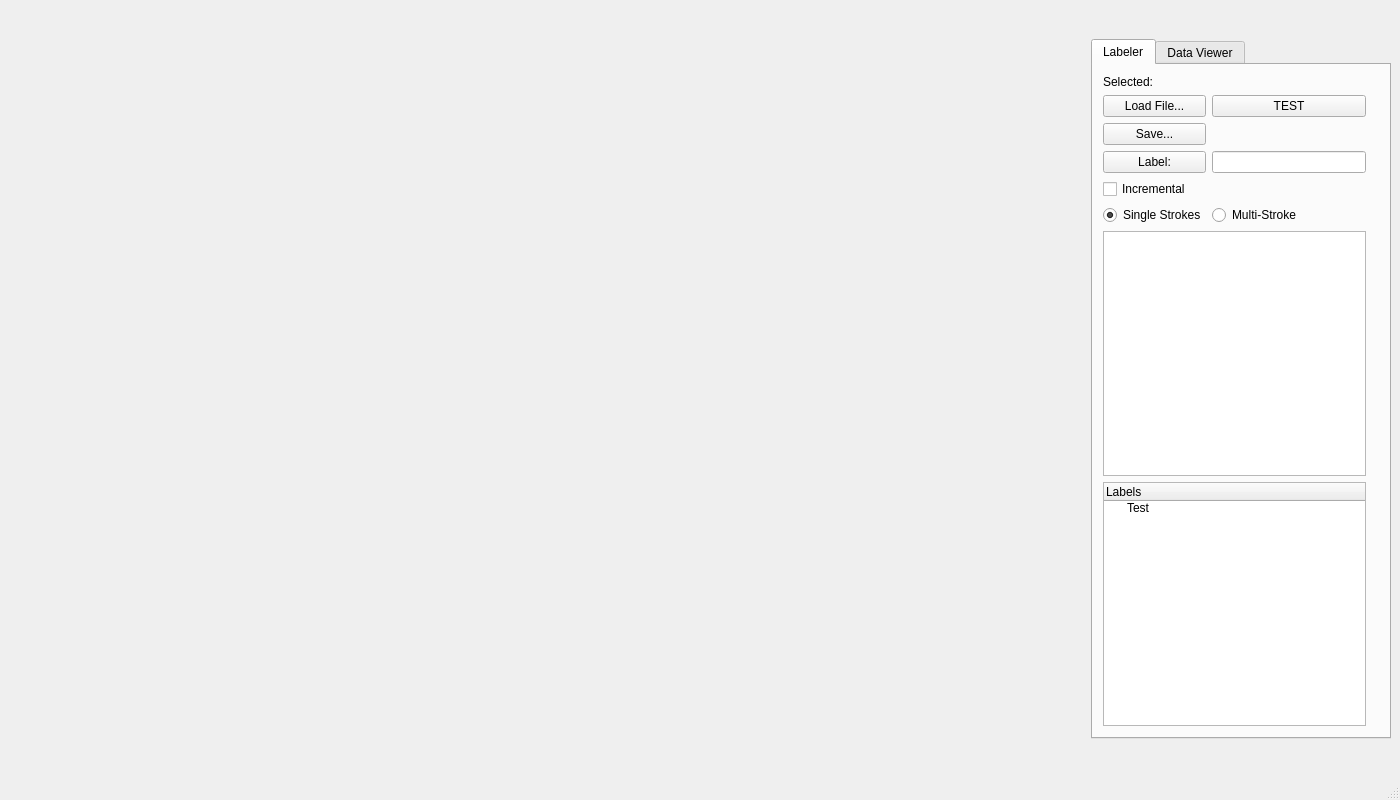
<?xml version="1.0" encoding="UTF-8"?>
<ui version="4.0">
 <class>StaticsRecGUI</class>
 <widget class="QMainWindow" name="StaticsRecGUI">
  <property name="geometry">
   <rect>
    <x>0</x>
    <y>0</y>
    <width>1400</width>
    <height>800</height>
   </rect>
  </property>
  <property name="windowTitle">
   <string>Statics Recognizer</string>
  </property>
  <widget class="QWidget" name="centralwidget">
   <layout class="QHBoxLayout" name="horizontalLayout">
    <item>
     <widget class="matplotlibwidget" name="matplot" native="true">
      <property name="sizePolicy">
       <sizepolicy hsizetype="Expanding" vsizetype="Preferred">
        <horstretch>0</horstretch>
        <verstretch>0</verstretch>
       </sizepolicy>
      </property>
     </widget>
    </item>
    <item>
     <widget class="QTabWidget" name="tabWidget">
      <property name="sizePolicy">
       <sizepolicy hsizetype="MinimumExpanding" vsizetype="Maximum">
        <horstretch>0</horstretch>
        <verstretch>0</verstretch>
       </sizepolicy>
      </property>
      <property name="minimumSize">
       <size>
        <width>300</width>
        <height>0</height>
       </size>
      </property>
      <property name="maximumSize">
       <size>
        <width>300</width>
        <height>700</height>
       </size>
      </property>
      <property name="currentIndex">
       <number>0</number>
      </property>
      <widget class="QWidget" name="labelerTab">
       <attribute name="title">
        <string>Labeler</string>
       </attribute>
       <widget class="QWidget" name="gridLayoutWidget">
        <property name="geometry">
         <rect>
          <x>10</x>
          <y>10</y>
          <width>263</width>
          <height>651</height>
         </rect>
        </property>
        <layout class="QGridLayout" name="gridLayout">
         <item row="1" column="1">
          <widget class="QPushButton" name="btnLabelTest">
           <property name="text">
            <string>TEST</string>
           </property>
          </widget>
         </item>
         <item row="3" column="1">
          <widget class="QLineEdit" name="labelLineEdit"/>
         </item>
         <item row="1" column="0">
          <widget class="QPushButton" name="btnLabelLoad">
           <property name="text">
            <string>Load File...</string>
           </property>
          </widget>
         </item>
         <item row="3" column="0">
          <widget class="QPushButton" name="btnLabel">
           <property name="text">
            <string>Label:</string>
           </property>
          </widget>
         </item>
         <item row="5" column="0">
          <widget class="QRadioButton" name="rdbSingleStroke">
           <property name="text">
            <string>Single Strokes</string>
           </property>
           <property name="checked">
            <bool>true</bool>
           </property>
          </widget>
         </item>
         <item row="5" column="1">
          <widget class="QRadioButton" name="rdbMultiStroke">
           <property name="text">
            <string>Multi-Stroke</string>
           </property>
           <property name="checked">
            <bool>false</bool>
           </property>
          </widget>
         </item>
         <item row="7" column="0" colspan="2">
          <widget class="QTreeWidget" name="labelTree">
           <property name="columnCount">
            <number>1</number>
           </property>
           <column>
            <property name="text">
             <string>Labels</string>
            </property>
           </column>
           <item>
            <property name="text">
             <string>Test</string>
            </property>
           </item>
          </widget>
         </item>
         <item row="6" column="0" colspan="2">
          <widget class="QListWidget" name="labelList"/>
         </item>
         <item row="0" column="0" colspan="2">
          <widget class="QLabel" name="labelText">
           <property name="lineWidth">
            <number>1</number>
           </property>
           <property name="text">
            <string>Selected:</string>
           </property>
          </widget>
         </item>
         <item row="2" column="0">
          <widget class="QPushButton" name="btnLabelSave">
           <property name="text">
            <string>Save...</string>
           </property>
          </widget>
         </item>
         <item row="4" column="0">
          <widget class="QCheckBox" name="lblCheckIncremental">
           <property name="text">
            <string>Incremental</string>
           </property>
          </widget>
         </item>
        </layout>
       </widget>
      </widget>
      <widget class="QWidget" name="dataTab">
       <attribute name="title">
        <string>Data Viewer</string>
       </attribute>
      </widget>
     </widget>
    </item>
   </layout>
  </widget>
  <widget class="QMenuBar" name="menubar">
   <property name="geometry">
    <rect>
     <x>0</x>
     <y>0</y>
     <width>1400</width>
     <height>25</height>
    </rect>
   </property>
  </widget>
  <widget class="QStatusBar" name="statusbar"/>
  <action name="actionLoad_Unlabeled">
   <property name="text">
    <string>Load Unlabeled</string>
   </property>
  </action>
  <action name="btnLoadLabel">
   <property name="text">
    <string>Load Labeled</string>
   </property>
  </action>
  <action name="actionSave_Unlabeled">
   <property name="text">
    <string>Save Unlabeled</string>
   </property>
  </action>
 </widget>
 <customwidgets>
  <customwidget>
   <class>matplotlibwidget</class>
   <extends>QWidget</extends>
   <header>matplotlibwidget.h</header>
   <container>1</container>
  </customwidget>
 </customwidgets>
 <resources/>
 <connections/>
</ui>
